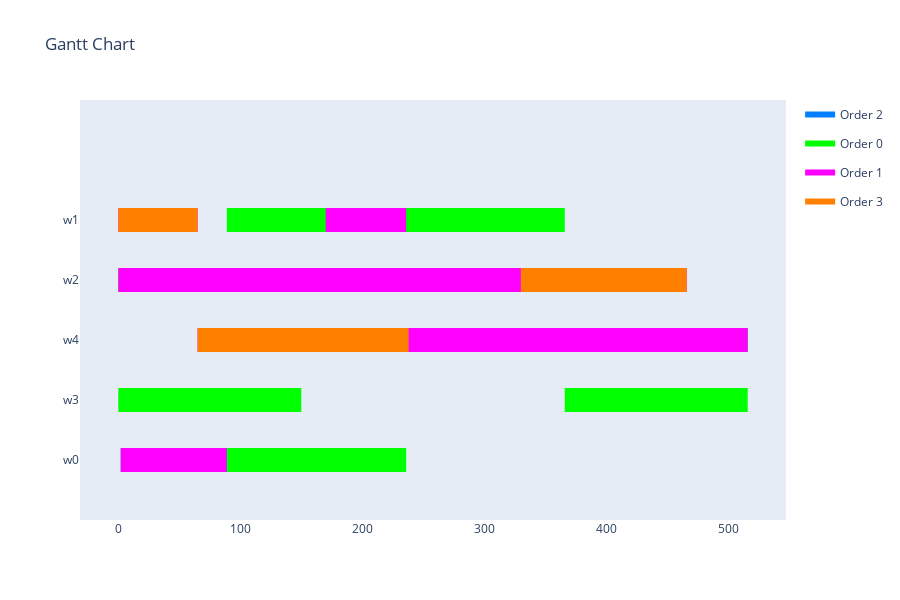

The notebook cell saved with this chart:
### Markdown cell above
Visualization

### Code cell
visualize_schedule(schedule, production_environment, orders)

### Figure 1 — Plotly figure (JSON) as saved in the notebook; plotly's stock layout.template omitted (floating-point values rounded to 4 significant figures)
{"data": [{"fill": "toself", "fillcolor": "rgb(0, 128, 255)", "hoverinfo": "name", "legendgroup": "rgb(0, 128, 255)", "mode": "none", "name": "Order 2", "type": "scatter", "x": [150.0, 330.0, 330.0, 150.0, 150.0, 416.0, 516.0, 516.0, 416.0, 416.0, 2.0, 89.0, 89.0, 2.0], "y": [2.8, 2.8, 3.2, 3.2, null, 1.8, 1.8, 2.2, 2.2, null, -0.2, -0.2, 0.2, 0.2]}, {"fill": "toself", "fillcolor": "rgb(0, 255, 0)", "hoverinfo": "name", "legendgroup": "rgb(0, 255, 0)", "mode": "none", "name": "Order 0", "type": "scatter", "x": [89.0, 236.0, 236.0, 89.0, 89.0, 236.0, 366.0, 366.0, 236.0, 236.0, 170.0, 236.0, 236.0, 170.0, 170.0, 236.0, 366.0, 366.0, 236.0, 236.0, 170.0, 236.0, 236.0, 170.0, 170.0, 236.0, 366.0, 366.0, 236.0, 236.0, 236.0, 366.0, 366.0, 236.0, 236.0, 170.0, 236.0, 236.0, 170.0, 170.0, 0, 150, 150, 0, 0, 0, 150, 150, 0, 0, 366.0, 516.0, 516.0, 366.0, 366.0, 238.0, 416.0, 416.0, 238.0, 238.0, 238.0, 416.0, 416.0, 238.0, 238.0, 0, 150, 150, 0, 0, 366.0, 516.0, 516.0, 366.0, 366.0, 366.0, 516.0, 516.0, 366.0, 366.0, 366.0, 516.0, 516.0, 366.0, 366.0, 89.0, 236.0, 236.0, 89.0, 89.0, 89.0, 236.0, 236.0, 89.0, 89.0, 89.0, 236.0, 236.0, 89.0], "y": [3.8, 3.8, 4.2, 4.2, null, 3.8, 3.8, 4.2, 4.2, null, 3.8, 3.8, 4.2, 4.2, null, 3.8, 3.8, 4.2, 4.2, null, 3.8, 3.8, 4.2, 4.2, null, 3.8, 3.8, 4.2, 4.2, null, 2.8, 2.8, 3.2, 3.2, null, 2.8, 2.8, 3.2, 3.2, null, 2.8, 2.8, 3.2, 3.2, null, 2.8, 2.8, 3.2, 3.2, null, 1.8, 1.8, 2.2, 2.2, null, 1.8, 1.8, 2.2, 2.2, null, 1.8, 1.8, 2.2, 2.2, null, 0.8, 0.8, 1.2, 1.2, null, 0.8, 0.8, 1.2, 1.2, null, 0.8, 0.8, 1.2, 1.2, null, 0.8, 0.8, 1.2, 1.2, null, -0.2, -0.2, 0.2, 0.2, null, -0.2, -0.2, 0.2, 0.2, null, -0.2, -0.2, 0.2, 0.2]}, {"fill": "toself", "fillcolor": "rgb(255, 0, 255)", "hoverinfo": "name", "legendgroup": "rgb(255, 0, 255)", "mode": "none", "name": "Order 1", "type": "scatter", "x": [0, 65, 65, 0, 0, 0, 65, 65, 0, 0, 170.0, 236.0, 236.0, 170.0, 170.0, 150.0, 330.0, 330.0, 150.0, 150.0, 330.0, 466.0, 466.0, 330.0, 330.0, 150.0, 330.0, 330.0, 150.0, 150.0, 330.0, 466.0, 466.0, 330.0, 330.0, 0, 150, 150, 0, 0, 416.0, 516.0, 516.0, 416.0, 416.0, 65, 238, 238, 65, 65, 416.0, 516.0, 516.0, 416.0, 416.0, 65, 238, 238, 65, 65, 238.0, 416.0, 416.0, 238.0, 238.0, 2.0, 89.0, 89.0, 2.0, 2.0, 2.0, 89.0, 89.0, 2.0], "y": [3.8, 3.8, 4.2, 4.2, null, 3.8, 3.8, 4.2, 4.2, null, 3.8, 3.8, 4.2, 4.2, null, 2.8, 2.8, 3.2, 3.2, null, 2.8, 2.8, 3.2, 3.2, null, 2.8, 2.8, 3.2, 3.2, null, 2.8, 2.8, 3.2, 3.2, null, 2.8, 2.8, 3.2, 3.2, null, 1.8, 1.8, 2.2, 2.2, null, 1.8, 1.8, 2.2, 2.2, null, 1.8, 1.8, 2.2, 2.2, null, 1.8, 1.8, 2.2, 2.2, null, 1.8, 1.8, 2.2, 2.2, null, -0.2, -0.2, 0.2, 0.2, null, -0.2, -0.2, 0.2, 0.2]}, {"fill": "toself", "fillcolor": "rgb(255, 128, 0)", "hoverinfo": "name", "legendgroup": "rgb(255, 128, 0)", "mode": "none", "name": "Order 3", "type": "scatter", "x": [0, 65, 65, 0, 0, 330.0, 466.0, 466.0, 330.0, 330.0, 65, 238, 238, 65], "y": [3.8, 3.8, 4.2, 4.2, null, 2.8, 2.8, 3.2, 3.2, null, 1.8, 1.8, 2.2, 2.2]}, {"legendgroup": "rgb(0, 128, 255)", "marker": {"color": "rgb(0, 128, 255)", "opacity": 0, "size": 1}, "mode": "markers", "name": "", "showlegend": false, "text": [null, null, null, null, null, null], "type": "scatter", "x": [150.0, 330.0, 416.0, 516.0, 2.0, 89.0], "y": [3, 3, 2, 2, 0, 0]}, {"legendgroup": "rgb(0, 255, 0)", "marker": {"color": "rgb(0, 255, 0)", "opacity": 0, "size": 1}, "mode": "markers", "name": "", "showlegend": false, "text": [null, null, null, null, null, null, null, null, null, null, null, null, null, null, null, null, null, null, null, null, null, null, null, null, null, null, null, null, null, null, null, null, null, null, null, null, null, null, null, null], "type": "scatter", "x": [89.0, 236.0, 236.0, 366.0, 170.0, 236.0, 236.0, 366.0, 170.0, 236.0, 236.0, 366.0, 236.0, 366.0, 170.0, 236.0, 0, 150, 0, 150, 366.0, 516.0, 238.0, 416.0, 238.0, 416.0, 0, 150, 366.0, 516.0, 366.0, 516.0, 366.0, 516.0, 89.0, 236.0, 89.0, 236.0, 89.0, 236.0], "y": [4, 4, 4, 4, 4, 4, 4, 4, 4, 4, 4, 4, 3, 3, 3, 3, 3, 3, 3, 3, 2, 2, 2, 2, 2, 2, 1, 1, 1, 1, 1, 1, 1, 1, 0, 0, 0, 0, 0, 0]}, {"legendgroup": "rgb(255, 0, 255)", "marker": {"color": "rgb(255, 0, 255)", "opacity": 0, "size": 1}, "mode": "markers", "name": "", "showlegend": false, "text": [null, null, null, null, null, null, null, null, null, null, null, null, null, null, null, null, null, null, null, null, null, null, null, null, null, null, null, null, null, null], "type": "scatter", "x": [0, 65, 0, 65, 170.0, 236.0, 150.0, 330.0, 330.0, 466.0, 150.0, 330.0, 330.0, 466.0, 0, 150, 416.0, 516.0, 65, 238, 416.0, 516.0, 65, 238, 238.0, 416.0, 2.0, 89.0, 2.0, 89.0], "y": [4, 4, 4, 4, 4, 4, 3, 3, 3, 3, 3, 3, 3, 3, 3, 3, 2, 2, 2, 2, 2, 2, 2, 2, 2, 2, 0, 0, 0, 0]}, {"legendgroup": "rgb(255, 128, 0)", "marker": {"color": "rgb(255, 128, 0)", "opacity": 0, "size": 1}, "mode": "markers", "name": "", "showlegend": false, "text": [null, null, null, null, null, null], "type": "scatter", "x": [0, 65, 330.0, 466.0, 65, 238], "y": [4, 4, 3, 3, 2, 2]}], "layout": {"height": 600, "hovermode": "closest", "showlegend": true, "title": {"text": "Gantt Chart"}, "xaxis": {"rangeselector": {"buttons": [{"count": 7, "label": "1w", "step": "day", "stepmode": "backward"}, {"count": 1, "label": "1m", "step": "month", "stepmode": "backward"}, {"count": 6, "label": "6m", "step": "month", "stepmode": "backward"}, {"count": 1, "label": "YTD", "step": "year", "stepmode": "todate"}, {"count": 1, "label": "1y", "step": "year", "stepmode": "backward"}, {"step": "all"}]}, "showgrid": false, "type": "linear", "zeroline": false}, "yaxis": {"autorange": false, "range": [-1, 6], "showgrid": false, "ticktext": ["w0", "w3", "w4", "w2", "w1"], "tickvals": [0, 1, 2, 3, 4], "zeroline": false}}}
